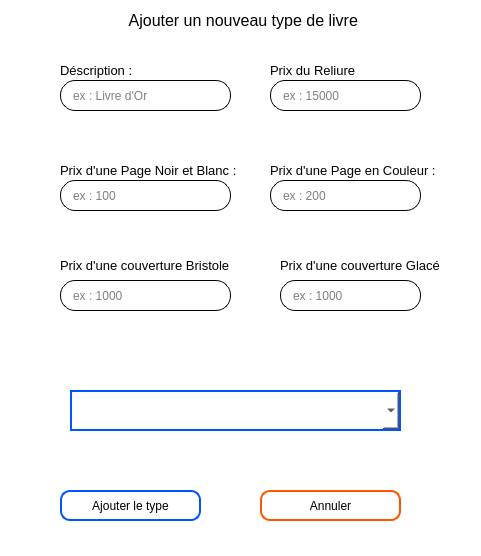
<?xml version="1.0" encoding="UTF-8"?>
<ui version="4.0">
 <class>Dialog</class>
 <widget class="QDialog" name="Dialog">
  <property name="geometry">
   <rect>
    <x>0</x>
    <y>0</y>
    <width>481</width>
    <height>556</height>
   </rect>
  </property>
  <property name="windowTitle">
   <string>Type de livre</string>
  </property>
  <property name="styleSheet">
   <string notr="true">QDialog{
	background: white;
}

QLineEdit{
	border: 1px solid black;
	border-radius: 15px;
	padding-left: 10px;
}

#submit_type{
	border: 2px solid rgb(0, 85, 255);
border-radius: 10px;
}

#reset_type{
	border: 2px solid rgb(255, 85, 0);
border-radius: 10px;
}</string>
  </property>
  <widget class="QLineEdit" name="description">
   <property name="geometry">
    <rect>
     <x>60</x>
     <y>80</y>
     <width>171</width>
     <height>31</height>
    </rect>
   </property>
   <property name="placeholderText">
    <string>ex : Livre d'Or</string>
   </property>
  </widget>
  <widget class="QLineEdit" name="prix_noir">
   <property name="geometry">
    <rect>
     <x>60</x>
     <y>180</y>
     <width>171</width>
     <height>31</height>
    </rect>
   </property>
   <property name="placeholderText">
    <string>ex : 100</string>
   </property>
  </widget>
  <widget class="QLineEdit" name="prix_couleur">
   <property name="geometry">
    <rect>
     <x>270</x>
     <y>180</y>
     <width>151</width>
     <height>31</height>
    </rect>
   </property>
   <property name="placeholderText">
    <string>ex : 200</string>
   </property>
  </widget>
  <widget class="QLineEdit" name="prix_reliure">
   <property name="geometry">
    <rect>
     <x>270</x>
     <y>80</y>
     <width>151</width>
     <height>31</height>
    </rect>
   </property>
   <property name="placeholderText">
    <string>ex : 15000</string>
   </property>
  </widget>
  <widget class="QLabel" name="label">
   <property name="geometry">
    <rect>
     <x>60</x>
     <y>60</y>
     <width>121</width>
     <height>20</height>
    </rect>
   </property>
   <property name="font">
    <font>
     <pointsize>10</pointsize>
    </font>
   </property>
   <property name="text">
    <string>Déscription :</string>
   </property>
  </widget>
  <widget class="QLabel" name="label_2">
   <property name="geometry">
    <rect>
     <x>60</x>
     <y>160</y>
     <width>181</width>
     <height>20</height>
    </rect>
   </property>
   <property name="font">
    <font>
     <pointsize>10</pointsize>
    </font>
   </property>
   <property name="text">
    <string>Prix d'une Page Noir et Blanc :</string>
   </property>
  </widget>
  <widget class="QLabel" name="label_3">
   <property name="geometry">
    <rect>
     <x>270</x>
     <y>160</y>
     <width>171</width>
     <height>21</height>
    </rect>
   </property>
   <property name="font">
    <font>
     <pointsize>10</pointsize>
    </font>
   </property>
   <property name="text">
    <string>Prix d'une Page en Couleur :</string>
   </property>
  </widget>
  <widget class="QLabel" name="label_4">
   <property name="geometry">
    <rect>
     <x>270</x>
     <y>60</y>
     <width>211</width>
     <height>20</height>
    </rect>
   </property>
   <property name="font">
    <font>
     <pointsize>10</pointsize>
    </font>
   </property>
   <property name="text">
    <string>Prix du Reliure</string>
   </property>
  </widget>
  <widget class="QLabel" name="label_5">
   <property name="geometry">
    <rect>
     <x>60</x>
     <y>10</y>
     <width>371</width>
     <height>20</height>
    </rect>
   </property>
   <property name="font">
    <font>
     <family>Arial</family>
     <pointsize>12</pointsize>
    </font>
   </property>
   <property name="text">
    <string>Ajouter un nouveau type de livre </string>
   </property>
   <property name="alignment">
    <set>Qt::AlignmentFlag::AlignCenter</set>
   </property>
  </widget>
  <widget class="QPushButton" name="submit_type">
   <property name="geometry">
    <rect>
     <x>60</x>
     <y>490</y>
     <width>141</width>
     <height>31</height>
    </rect>
   </property>
   <property name="cursor">
    <cursorShape>PointingHandCursor</cursorShape>
   </property>
   <property name="text">
    <string>Ajouter le type</string>
   </property>
  </widget>
  <widget class="QPushButton" name="reset_type">
   <property name="geometry">
    <rect>
     <x>260</x>
     <y>490</y>
     <width>141</width>
     <height>31</height>
    </rect>
   </property>
   <property name="cursor">
    <cursorShape>PointingHandCursor</cursorShape>
   </property>
   <property name="text">
    <string>Annuler</string>
   </property>
  </widget>
  <widget class="QComboBox" name="comboBox">
   <property name="geometry">
    <rect>
     <x>70</x>
     <y>390</y>
     <width>331</width>
     <height>41</height>
    </rect>
   </property>
   <property name="styleSheet">
    <string notr="true">background: white;
border: 2px solid rgb(0, 85, 255);
bo</string>
   </property>
  </widget>
  <widget class="QLineEdit" name="prix_bristole">
   <property name="geometry">
    <rect>
     <x>60</x>
     <y>280</y>
     <width>171</width>
     <height>31</height>
    </rect>
   </property>
   <property name="styleSheet">
    <string notr="true">border: 1px solid black;
	border-radius: 15px;
	padding-left: 10px;</string>
   </property>
   <property name="placeholderText">
    <string>ex : 1000</string>
   </property>
  </widget>
  <widget class="QLineEdit" name="prix_glace">
   <property name="geometry">
    <rect>
     <x>280</x>
     <y>280</y>
     <width>141</width>
     <height>31</height>
    </rect>
   </property>
   <property name="placeholderText">
    <string>ex : 1000</string>
   </property>
  </widget>
  <widget class="QLabel" name="label_6">
   <property name="geometry">
    <rect>
     <x>60</x>
     <y>255</y>
     <width>191</width>
     <height>21</height>
    </rect>
   </property>
   <property name="font">
    <font>
     <pointsize>10</pointsize>
    </font>
   </property>
   <property name="text">
    <string>Prix d'une couverture Bristole</string>
   </property>
  </widget>
  <widget class="QLabel" name="label_7">
   <property name="geometry">
    <rect>
     <x>280</x>
     <y>255</y>
     <width>191</width>
     <height>21</height>
    </rect>
   </property>
   <property name="font">
    <font>
     <pointsize>10</pointsize>
    </font>
   </property>
   <property name="text">
    <string>Prix d'une couverture Glacé</string>
   </property>
  </widget>
 </widget>
 <resources/>
 <connections/>
</ui>
